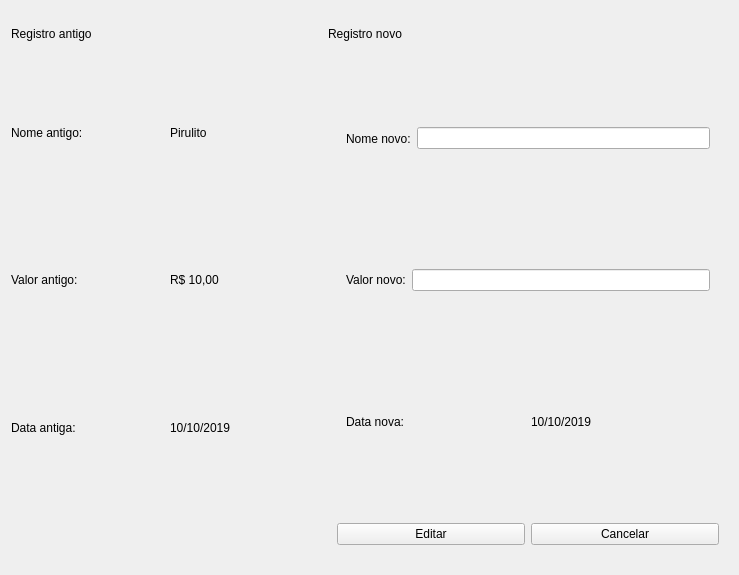
<?xml version="1.0" encoding="UTF-8"?>
<ui version="4.0">
 <class>Form</class>
 <widget class="QWidget" name="Form">
  <property name="geometry">
   <rect>
    <x>0</x>
    <y>0</y>
    <width>739</width>
    <height>575</height>
   </rect>
  </property>
  <property name="windowTitle">
   <string>Form</string>
  </property>
  <layout class="QGridLayout" name="gridLayout">
   <item row="0" column="1">
    <widget class="QLabel" name="new_register_values_label">
     <property name="maximumSize">
      <size>
       <width>16777215</width>
       <height>45</height>
      </size>
     </property>
     <property name="text">
      <string>Registro novo</string>
     </property>
    </widget>
   </item>
   <item row="2" column="1">
    <widget class="QWidget" name="horizontalWidget" native="true">
     <property name="maximumSize">
      <size>
       <width>16777215</width>
       <height>60</height>
      </size>
     </property>
     <layout class="QHBoxLayout" name="horizontalLayout_8">
      <item>
       <widget class="QPushButton" name="pushButton">
        <property name="text">
         <string>Editar</string>
        </property>
       </widget>
      </item>
      <item>
       <widget class="QPushButton" name="pushButton_2">
        <property name="text">
         <string>Cancelar</string>
        </property>
       </widget>
      </item>
     </layout>
    </widget>
   </item>
   <item row="1" column="0">
    <layout class="QVBoxLayout" name="old_register_values_layout">
     <item>
      <layout class="QHBoxLayout" name="horizontalLayout">
       <item>
        <widget class="QLabel" name="label">
         <property name="text">
          <string>Nome antigo:</string>
         </property>
        </widget>
       </item>
       <item>
        <widget class="QLabel" name="old_register_name_value">
         <property name="text">
          <string>Pirulito</string>
         </property>
        </widget>
       </item>
      </layout>
     </item>
     <item>
      <layout class="QHBoxLayout" name="horizontalLayout_2">
       <item>
        <widget class="QLabel" name="label_2">
         <property name="text">
          <string>Valor antigo:</string>
         </property>
        </widget>
       </item>
       <item>
        <widget class="QLabel" name="old_register_value_value">
         <property name="text">
          <string>R$ 10,00</string>
         </property>
        </widget>
       </item>
      </layout>
     </item>
     <item>
      <layout class="QHBoxLayout" name="horizontalLayout_3">
       <item>
        <widget class="QLabel" name="label_3">
         <property name="text">
          <string>Data antiga:</string>
         </property>
        </widget>
       </item>
       <item>
        <widget class="QLabel" name="old_register_date_value">
         <property name="text">
          <string>10/10/2019</string>
         </property>
        </widget>
       </item>
      </layout>
     </item>
    </layout>
   </item>
   <item row="1" column="1">
    <widget class="QWidget" name="verticalWidget_2" native="true">
     <property name="maximumSize">
      <size>
       <width>400</width>
       <height>16777215</height>
      </size>
     </property>
     <layout class="QVBoxLayout" name="new_register_values_layout">
      <item>
       <widget class="QWidget" name="" native="true">
        <layout class="QHBoxLayout" name="horizontalLayout_5">
         <item>
          <widget class="QLabel" name="label_5">
           <property name="text">
            <string>Nome novo:</string>
           </property>
          </widget>
         </item>
         <item>
          <widget class="QLineEdit" name="lineEdit_2"/>
         </item>
        </layout>
       </widget>
      </item>
      <item>
       <widget class="QWidget" name="horizontalWidget_5" native="true">
        <property name="maximumSize">
         <size>
          <width>400</width>
          <height>200</height>
         </size>
        </property>
        <property name="locale">
         <locale language="Portuguese" country="Brazil"/>
        </property>
        <layout class="QHBoxLayout" name="horizontalLayout_6">
         <property name="sizeConstraint">
          <enum>QLayout::SetDefaultConstraint</enum>
         </property>
         <item>
          <widget class="QLabel" name="label_4">
           <property name="maximumSize">
            <size>
             <width>200</width>
             <height>45</height>
            </size>
           </property>
           <property name="text">
            <string>Valor novo:</string>
           </property>
          </widget>
         </item>
         <item>
          <widget class="QLineEdit" name="lineEdit"/>
         </item>
        </layout>
       </widget>
      </item>
      <item>
       <widget class="QWidget" name="" native="true">
        <layout class="QHBoxLayout" name="horizontalLayout_7">
         <item>
          <widget class="QLabel" name="label_6">
           <property name="text">
            <string>Data nova:</string>
           </property>
          </widget>
         </item>
         <item>
          <widget class="QLabel" name="label_7">
           <property name="text">
            <string>10/10/2019</string>
           </property>
          </widget>
         </item>
        </layout>
       </widget>
      </item>
     </layout>
    </widget>
   </item>
   <item row="0" column="0">
    <widget class="QLabel" name="old_register_value_label">
     <property name="maximumSize">
      <size>
       <width>16777215</width>
       <height>45</height>
      </size>
     </property>
     <property name="text">
      <string>Registro antigo</string>
     </property>
    </widget>
   </item>
  </layout>
 </widget>
 <resources/>
 <connections/>
</ui>
